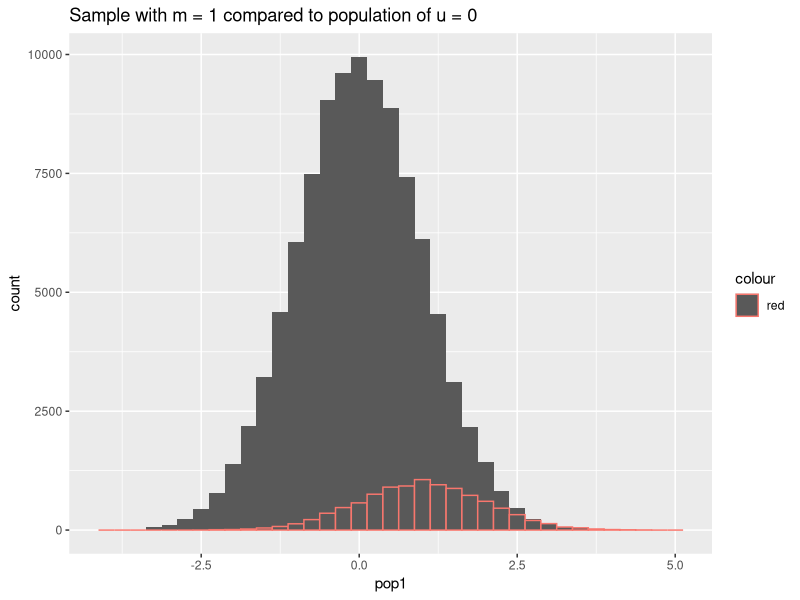

Source code (R):
## ---- chunk 1
library(ggplot2)
pop <- data.frame(pop1 = rnorm(n = 100000, mean = 0))
sam <- data.frame(pop2 = rnorm(n = 10000, mean = 1))
ggplot() + geom_histogram(data = pop, aes(x = pop1), binwidth = 0.25) + 
  geom_histogram(data = sam, aes(x = pop2, colour = 'red'), binwidth = 0.25) + 
  ggtitle("Sample with m = 1 compared to population of u = 0")
